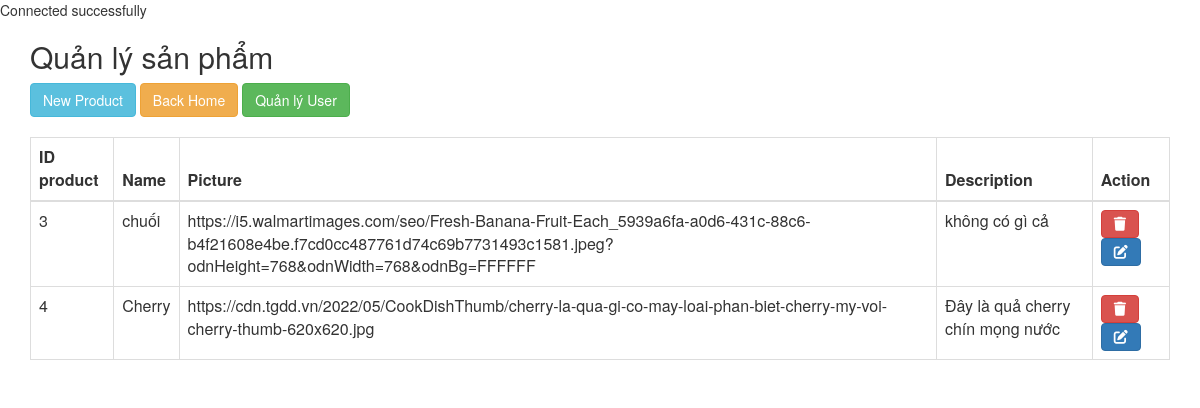
The page /product/admin.php on the database its author committed.
### tables this page shows
CREATE TABLE `product` (
  `id` int(11) NOT NULL,
  `name` varchar(255) NOT NULL,
  `picture` varchar(255) NOT NULL,
  `description` varchar(255) NOT NULL
);

### product/admin.php (the view, shortened to what this page needs)
<?php
require("../config.php");
?>
<!DOCTYPE html>
<html lang="en">
<head>
  <link rel="stylesheet" href="https://maxcdn.bootstrapcdn.com/bootstrap/3.4.1/css/bootstrap.min.css">
</head>
<body>
  <div class="container">
    <h2>Quản lý sản phẩm</h2>
    <a class="btn btn-info themsp" href="addproduct.php">New Product</a>
    <a class="btn btn-warning themsp" href="../index.php">Back Home</a>
    <a class="btn btn-success themsp" href="../user/user.php">Quản lý User</a>
    <table class="table table-bordered">
      <thead>
        <tr>
          <th>ID product</th>
          <th>Name</th>
          <th>Picture</th>
          <th>Description</th>
          <th>Action</th>
        </tr>
      </thead>
      <tbody>
      <?php
     try {
          if (isset($connection)) {
              $query = "SELECT * FROM product";
              $statement = $connection->prepare($query);
              $statement->execute();
              $products = $statement->fetchAll(PDO::FETCH_ASSOC);
              foreach ($products as $product) {
                  ?>
                  <tr>
                    <td><?php echo $product['id'] ?></td>
                    <td><?php echo $product['name'] ?></td>
                    <td><?php echo $product['picture'] ?></td>
                    <td><?php echo $product['description'] ?></td>
                    <td>
                        <a href="delete.php?id=<?php echo $product['id']; ?>" class="btn btn-danger"><i class="fa-solid fa-trash"></i></a>
                        <a href="edit.php?id=<?php echo $product['id']; ?>" class="btn btn-primary"><i class="fa-solid fa-pen-to-square"></i></a>
                       </td>
                    </tr>
                  <?php
              }
          }
      } catch (\Exception $e) {
          echo "Lỗi: ". $e->getMessage();
      }
     ?>
      </tbody>
    </table>
  </div>
</body>
</html>

### product/admin.php (style rules this page uses)
.themsp { margin-bottom: 20px; }

### rows shown on the page
product: id "3", name "chuối", picture "https://i5.walmartimages.com/seo/Fresh-Banana-Fruit-Each_5939a6fa-a0d6-431c-88c6-b4f21608e4be.f7cd0cc487761d74c69b7731493c1581.jpeg?odnHeight=768&odnWidth=768&odnBg=FFFFFF", description "không có gì cả"
product: id "4", name "Cherry", picture "https://cdn.tgdd.vn/2022/05/CookDishThumb/cherry-la-qua-gi-co-may-loai-phan-biet-cherry-my-voi-cherry-thumb-620x620.jpg", description "Đây là quả cherry chín mọng nước"
